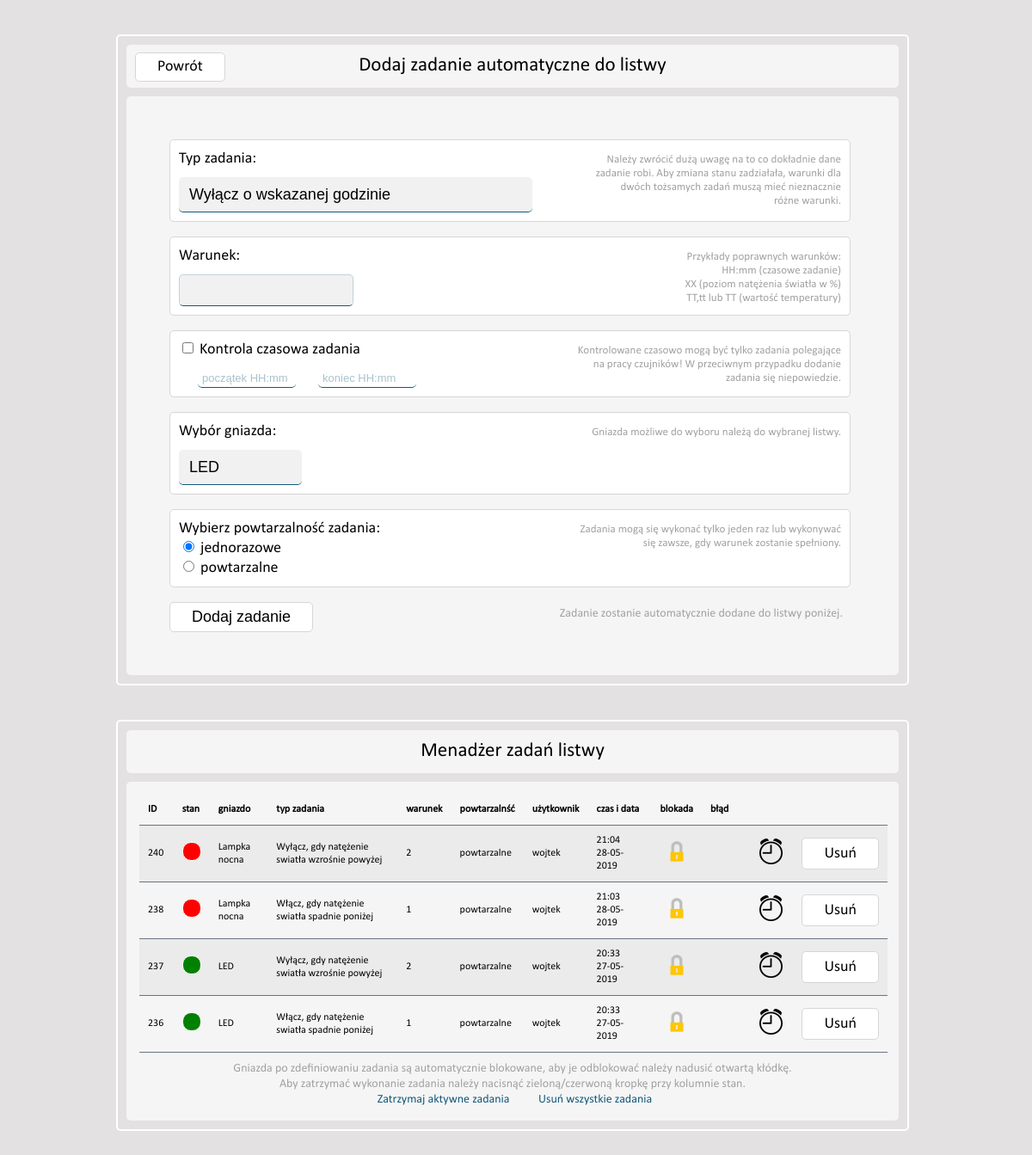
The app's page /ipacs_strona/tasks.php?adapter_id=2 (signed in) with its own data.
### tables this page shows
CREATE TABLE `socket_tasks` (
  `task_id` int(11) NOT NULL,
  `socket_id` int(11) NOT NULL,
  `sensor_id` int(11) NOT NULL,
  `adapter_id` int(11) NOT NULL,
  `task_type` text NOT NULL,
  `task_condition` text NOT NULL,
  `task_time_controlled` tinyint(1) NOT NULL DEFAULT '0',
  `task_time_on` varchar(5) NOT NULL,
  `task_time_off` varchar(5) NOT NULL,
  `task_cycle` tinyint(1) NOT NULL DEFAULT '0',
  `task_state` tinyint(1) NOT NULL DEFAULT '1',
  `task_date` text NOT NULL,
  `task_time` text NOT NULL,
  `task_user` text NOT NULL,
  `task_cancel` text NOT NULL,
  `task_active` tinyint(1) NOT NULL DEFAULT '1',
  `task_error` text NOT NULL
);

CREATE TABLE `sockets` (
  `socket_id` int(11) NOT NULL,
  `adapter_id` int(11) NOT NULL,
  `socket_name` text NOT NULL,
  `socket_state` tinyint(1) DEFAULT '0',
  `socket_task_control` tinyint(1) NOT NULL DEFAULT '0'
);

### ipacs_strona/tasks.php (the view, shortened to what this page needs)
<?php
    require_once "mysql_connect.php";
    require_once 'session_login.php';
    $link = @new mysqli($host, $db_user, $db_password, $db_name);
    if ($link->connect_errno!=0)
    {
        echo "Error: ".$link->connect_errno;
    }
    else
    {
        if($result = @$link->query('
        SELECT task_time_controlled, task_time_on, task_time_off, task_active, task_cycle,task_id, sockets.socket_name, sensors.sensor_name, sensors.sensor_type, task_type, task_condition, task_state, task_date, task_time, task_user, sensors.adapter_id, task_error, sockets.socket_id, sockets.socket_task_control
            FROM socket_tasks
            INNER JOIN sensors
            	ON socket_tasks.sensor_id=sensors.sensor_id AND sensors.adapter_id = '.$_GET['adapter_id'].'
            INNER JOIN sockets
            	ON socket_tasks.socket_id=sockets.socket_id
            WHERE `task_state`=1 ORDER by `task_id` DESC
        '))
        {
            if($result->num_rows > 0)
            {
                $i = 0;
                while($row = $result->fetch_assoc())
                {
                    $data[$i]['task_id'] = $row['task_id'];
                    $data[$i]['socket_name'] = $row['socket_name'];
                    $data[$i]['task_condition'] = $row['task_condition'];
                    $data[$i]['task_cycle'] = $row['task_cycle'];
                    $data[$i]['sensor_name'] = $row['sensor_name'];
                    $data[$i]['sensor_type'] = $row['sensor_type'];
                    $data[$i]['task_user'] = $row['task_user'];
                    $data[$i]['task_time'] = $row['task_time'];
                    $data[$i]['task_date'] = $row['task_date'];
                    $data[$i]['task_id'] = $row['task_id'];
                    $data[$i]['task_type'] = $row['task_type'];
                    $data[$i]['task_error'] = $row['task_error'];
                    $data[$i]['socket_id'] = $row['socket_id'];
                    $data[$i]['socket_task_control'] = $row['socket_task_control'];
                    $data[$i]['task_active'] = $row['task_active'];
                    $data[$i]['task_time_controlled'] = $row['task_time_controlled'];
                    $data[$i]['task_time_on'] = $row['task_time_on'];
                    $data[$i]['task_time_off'] = $row['task_time_off'];
                    $i++;
                }
            }
        }
        else
        {
            echo "ERROR: Could not able to execute $link. ";
        }
        if($result = @$link->query('SELECT * FROM sockets WHERE `adapter_id`='.$_GET['adapter_id']))
        {
            if($result->num_rows > 0)
            {
                $i = 0;
                while($row = $result->fetch_assoc())
                {
                    $sockets[$i]['socket_id'] = $row["socket_id"];
                    $sockets[$i]['socket_name'] = $row["socket_name"];
                    $sockets[$i]['socket_state'] = $row["socket_state"];
                    $sockets[$i]['socket_task_control'] = $row["socket_task_control"];
                    $i++;
                }
            }
            else
            {
               echo "Error: No sockets";;
            }
        }
        else
        {
            echo "Error: result ".$adapters['adapter_id'];
        }
}
?>
<body>
    <div id="container">
        <div class="panel">
            <div class="subPanelTop">
                <div style="float:left; margin-left: 10px; position: fixed;"><a href="<?php echo 'index.php'.'#'.$_GET['adapter_id']; ?>" class="goBack" style="line-height: 20px">Powrót</a></div>
                Dodaj zadanie automatyczne do listwy
            </div>
            <?php if ($_SESSION['user_permission'] > 0)
            echo '
            <div class="subPanelDetails" style="padding: 50px;">
                <form name="add" method="post" action="task_add.php?adapter_id='.$_GET["adapter_id"].'">
                    <div class="tasksDiv">
                        <div id="taskLeftDiv">
                            Typ zadania: <br>
                            <select name="tasks" class="tasks" id="taskSelect" style="margin-top: 10px;">
                                <option value="time_off">Wyłącz o wskazanej godzinie</option>
                            </select>
                        </div>
                        <div id="taskDescribeDiv">
                            Należy zwrócić dużą uwagę na to co dokładnie dane<br>zadanie robi.
                            Aby zmiana stanu zadziałała, warunki dla<br>dwóch tożsamych zadań muszą mieć nieznacznie<br>różne warunki.
                        </div>
                    </div><br>
                    <div class="tasksDiv">
                        <div id="taskLeftDiv">
                            Warunek: <br>
                            <input type="text" name="condition" class="taskCondition" id="condition" style="margin-top: 10px;">
                        </div>
                        <div id="taskDescribeDiv">
                            Przykłady poprawnych warunków:<br>
                            HH:mm (czasowe zadanie)<br>
                            XX (poziom natężenia światła w %)<br>
                            TT,tt lub TT (wartość temperatury)
                        </div>
                    </div><br>
                    <div class="tasksDiv">
                        <div id="taskLeftDiv">
                            <input type="checkbox" name="timeControlledTask"> Kontrola czasowa zadania<br>
                            <div id="pokazane_warunki" style="margin-top: 10px;">
                                <input type="text" size="11" class="changeName" name="timeOn" placeholder="początek HH:mm"/>
                                <input type="text" size="11" class="changeName" name="timeOff" placeholder="koniec HH:mm"/>
                            </div>
                        </div>
                        <div id="taskDescribeDiv">
                            Kontrolowane czasowo mogą być tylko zadania polegające<br>na pracy czujników! W przeciwnym przypadku dodanie<br>zadania się niepowiedzie.
                        </div>
                    </div><br>
                    <div class="tasksDiv">
                        <div id="taskLeftDiv">
                            Wybór gniazda:<br>
                            <select name="sockets" class="tasks" style="margin-top: 10px;">';
                                    foreach($sockets as $socket)
                                    {
                                        echo '<option value="'.$socket["socket_id"].'">'.$socket["socket_name"].'</option>';
                                    }
                            echo '</select>
                        </div>
                        <div id="taskDescribeDiv">
                            Gniazda możliwe do wyboru należą do wybranej listwy.
                        </div>
                    </div><br>
                    <div class="tasksDiv">
                        <div id="taskLeftDiv">
                            Wybierz powtarzalność zadania:<br>
                            <input type="radio" name="repeatability" value="0" checked> jednorazowe<br>
                            <input type="radio" name="repeatability" value="1"> powtarzalne
                        </div>
                        <div id="taskDescribeDiv">
                            Zadania mogą się wykonać tylko jeden raz lub wykonywać<br>się zawsze, gdy warunek zostanie spełniony.
                        </div>
                    </div>
                    <br>
                    <button name="submit" class="panelButton">Dodaj zadanie</button>
                    <div class="hintText" style="float: right;margin-top: 5px;">
                        Zadanie zostanie automatycznie dodane do listwy poniżej.
                    </div>
                </form>
            </div>
            </div>';
        ?>
        <div class="panel" id="tasks">
            <div class="subPanelTop">
                Menadżer zadań listwy
            </div>
            <div class="subPanelDetailsTasks">
                    <?php
                        if (!empty($data))
                        {
                            echo'<table class="logs" style="font-size: 14px;">
                                <tr>
                                    <th class="logs" width="20px">ID</th>
                                    <th class="logs" width="20px">stan</th>
                                    <th class="logs" width="50px">gniazdo</th>
                                    <th class="logs" width="150px">typ zadania</th>
                                    <th class="logs" width="30px">warunek</th>
                                    <th class="logs" width="30px">powtarzalnść</th>
                                    <th class="logs" width="50px">użytkownik</th>
                                    <th class="logs" width="60px">czas i data</th>
                                    <th class="logs" width="20px">blokada</th>
                                    <th class="logs" width="40px">błąd</th>
                                    <th class="logs"></th>
                                    <th class="logs"></th>
                                </tr>';
                            foreach($data as $row)
                            {
                                echo '<tr class="logs">';
                                echo '<td class="logs">'.$row['task_id'].'</td>';
                                if ($row['task_active'] == "1")
                                    echo '<td class="logs"><a href="task_activation.php?task_id='.$row['task_id'].'&inactive=1" class="task_active"></a></td>';
                                else if ($row['task_active'] == "0")
                                    echo '<td class="logs"><a href="task_activation.php?task_id='.$row['task_id'].'&active=1" class="task_inactive"></a></td>';
                                else
                                    echo '<td class="logs">'.$row['task_active'].'</td>';
                                echo '<td class="logs">'.$row['socket_name'].'</td>';
                                if ($row['task_type'] == "time_on")
                                    echo '<td class="logs">Włącz o wskazanej godzinie</td>';
                                else if ($row['task_type'] == "time_off")
                                    echo '<td class="logs">Wyłącz o wskazanej godzinie</td>';
                                else if ($row['task_type'] == "temp_up_off")
                                    echo '<td class="logs">Wyłącz, gdy temperatura wzrośnie powyżej</td>';
                                else if ($row['task_type'] == "temp_up_on")
                                    echo '<td class="logs">Włącz, gdy temperatura wzrośnie powyżej</td>';
                                else if ($row['task_type'] == "temp_down_off")
                                    echo '<td class="logs">Wyłącz, gdy temperatura spadnie poniżej</td>';
                                else if ($row['task_type'] == "temp_down_on")
                                    echo '<td class="logs">Włącz, gdy temperatura spadnie poniżej</td>';
                                else if ($row['task_type'] == "light_up_off")
                                echo '<td class="logs">Wyłącz, gdy natężenie swiatła wzrośnie powyżej</td>';
                                else if ($row['task_type'] == "light_up_on")
                                    echo '<td class="logs">Włącz, gdy natężenie swiatła wzrośnie powyżej</td>';
                                else if ($row['task_type'] == "light_up_on")
                                    echo '<td class="logs">Włącz, gdy natężenie swiatła przekroczy</td>';
                                else if ($row['task_type'] == "light_down_off")
                                    echo '<td class="logs">Wyłącz, gdy natężenie swiatła spadnie poniżej</td>';
                                else if ($row['task_type'] == "light_down_on")
                                    echo '<td class="logs">Włącz, gdy natężenie swiatła spadnie poniżej</td>';
                                echo '<td class="logs">'.$row['task_condition'].'</td>';
                                if ($row['task_cycle'] == 1)
                                    echo '<td class="logs">powtarzalne</td>';
                                else if ($row['task_cycle'] == 0)
                                    echo '<td class="logs">jednorazowe</td>';
                                echo '<td class="logs">'.$row['task_user'].'</td>';
                                echo '<td class="logs">'.$row['task_time'].'<br>'.$row['task_date'].'</td>';
                                if ($row['socket_task_control'] == 1)
                                    echo '<td class="logs"><a href="socket_lock.php?socket_id='.$row['socket_id'].'&lock=0"><img src="padlock_unlocked.png" width="30px" height="30px" title="Odblokuj gniazdo"/></a></td>';
                                else
                                    echo '<td class="logs"><center><a href="socket_lock.php?socket_id='.$row['socket_id'].'&lock=1"><img src="padlock_locked.png" width="30px" height="30px" title="Zablokuj gniazdo"/></a></center></td>';
                                echo '<td class="logs"><font color="red">'.$row['task_error'].'</font></td>';
                                if ($row['task_time_controlled'] == 1)
                                    echo '<td class="logs"><img src="clock.png" title="Początek: '.$row['task_time_on'].'&#013;Koniec: '.$row['task_time_off'].'"/></td>';
                                else
                                    echo '<td class="logs"></td>';
                                if ($_SESSION['user_permission'] > 0) echo '<td class="logs"><a href="task_cancel.php?task_id='.$row['task_id'].'" class="goBack">Usuń</a></td>';
                                echo '</tr>';
                            }
                            echo '</table>';
                            echo '<center><div class="hintText">
                            Gniazda po zdefiniowaniu zadania są automatycznie blokowane, aby je odblokować należy nadusić otwartą kłódkę.<br>
                            Aby zatrzymać wykonanie zadania należy nacisnąć zieloną/czerwoną kropkę przy kolumnie stan.<br>';
                                echo '<a href="task_mgmt.php?adapter_id='.$_GET['adapter_id'].'&pause=1" class="configLink">Zatrzymaj aktywne zadania</a>&nbsp;&nbsp;&nbsp;&nbsp;&nbsp;&nbsp;&nbsp;&nbsp;&nbsp;';
                                echo '<a href="task_mgmt.php?adapter_id='.$_GET['adapter_id'].'&cancel=1" style="margin-top: 5px;" class="configLink">Usuń wszystkie zadania</a>';
                            echo '</div></center>';
                        }
                        else
                        {
                            echo '</table><br>Brak zadań';
                        }
                    ?>
            </div>
        </div>
    </div>
</body>
</html>

### records on screen
socket_tasks: task_id "240", socket.socket_name "Lampka nocna", shows "Wyłącz, gdy natężenie swiatła wzrośnie powyżej", task_condition "2", task_cycle "powtarzalne", task_user "wojtek", task_time "21:04", task_date "28-05-2019", task_time_controlled 1 (drawn)
socket_tasks: task_id "238", socket.socket_name "Lampka nocna", shows "Włącz, gdy natężenie swiatła spadnie poniżej", task_condition "1", task_cycle "powtarzalne", task_user "wojtek", task_time "21:03", task_date "28-05-2019", task_time_controlled 1 (drawn)
socket_tasks: task_id "237", socket.socket_name "LED", shows "Wyłącz, gdy natężenie swiatła wzrośnie powyżej", task_condition "2", task_cycle "powtarzalne", task_user "wojtek", task_time "20:33", task_date "27-05-2019", task_time_controlled 1 (drawn)
socket_tasks: task_id "236", socket.socket_name "LED", shows "Włącz, gdy natężenie swiatła spadnie poniżej", task_condition "1", task_cycle "powtarzalne", task_user "wojtek", task_time "20:33", task_date "27-05-2019", task_time_controlled 1 (drawn)

### other values on screen
form field sockets "LED"
